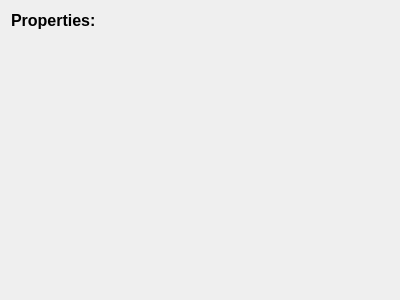
<?xml version="1.0" encoding="UTF-8"?>
<ui version="4.0">
 <class>PropertyWidget</class>
 <widget class="QWidget" name="PropertyWidget">
  <property name="geometry">
   <rect>
    <x>0</x>
    <y>0</y>
    <width>400</width>
    <height>300</height>
   </rect>
  </property>
  <property name="windowTitle">
   <string>Form</string>
  </property>
  <layout class="QVBoxLayout" name="verticalLayout">
   <item>
    <widget class="QLabel" name="label">
     <property name="sizePolicy">
      <sizepolicy hsizetype="Preferred" vsizetype="Fixed">
       <horstretch>0</horstretch>
       <verstretch>0</verstretch>
      </sizepolicy>
     </property>
     <property name="font">
      <font>
       <pointsize>12</pointsize>
       <weight>75</weight>
       <bold>true</bold>
      </font>
     </property>
     <property name="text">
      <string>Properties:</string>
     </property>
    </widget>
   </item>
   <item>
    <widget class="QWidget" name="propertiyViewWidget" native="true"/>
   </item>
  </layout>
 </widget>
 <resources/>
 <connections/>
</ui>
